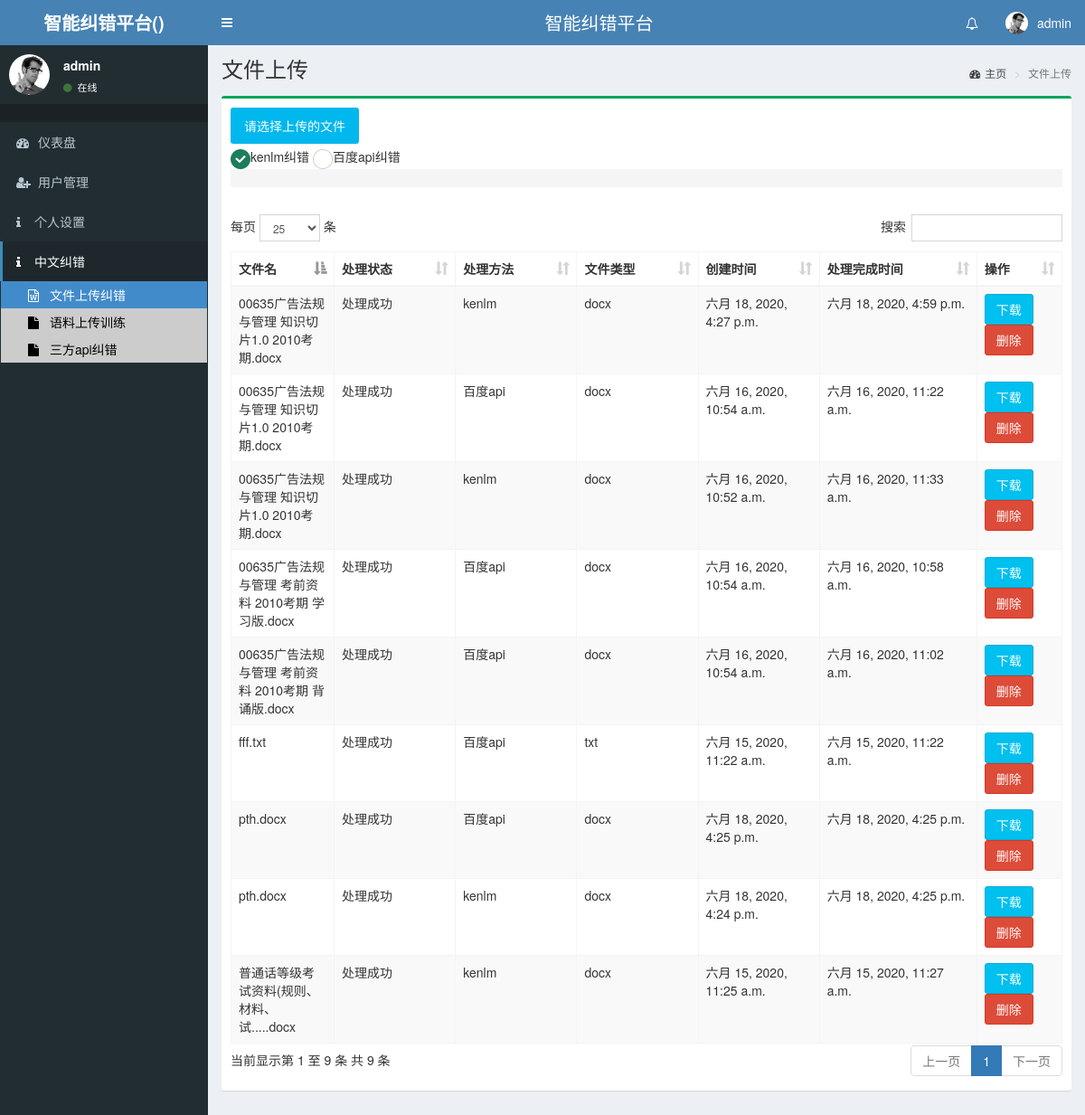
Screenshot of /document/upload_correction/ (signed in) with the database file from the repository.
### users/models.py (models this page shows)
class Users(AbstractUser):
    secret_key = models.CharField(max_length=128, unique=True, null=True, default='')
    qrcode_url = models.CharField(verbose_name="二维码路径", max_length=100, null=True)
    is_binding = models.BooleanField(verbose_name='是否绑定', default=False)

### document/models.py (models this page shows)
class Document(models.Model):
    status_choices = (
        (1, '待处理'),
        (2, '处理失败'),
        (3, '处理成功')
    )
    kind_choices = (
        (1, 'doc'),
        (2, 'docx'),
        (3, 'csv'),
        (4, 'txt'),
        (5, 'text'),
    )
    kind_dic = {
        'doc': 1,
        'docx': 2,
        'csv': 3,
        'txt': 4,
        'text': 5
    }
    method_choices = (
        (1, 'kenlm'),
        (2, '百度api')
    )
    method_dic = {
        'kenlm': 1,
        'baidu': 2
    }
    name = models.CharField(max_length=1024 * 3, verbose_name='文件名')
    user = models.ForeignKey(Users, related_name='documents', null=False, blank=False, on_delete=CASCADE,
                             verbose_name='用户')
    success_url = models.CharField(max_length=1024 * 3, default='', verbose_name='纠错完成文件存储位置')
    status = models.SmallIntegerField(choices=status_choices, default=1, verbose_name='文本处理状态')
    kind = models.SmallIntegerField(choices=kind_choices, default=1, verbose_name='文件类型')
    process_method = models.SmallIntegerField(choices=method_choices, default=1, verbose_name='处理方式')
    ct = models.DateTimeField(auto_now_add=True, verbose_name='上传时间')
    st = models.DateTimeField(null=True, blank=True, default=None, verbose_name='处理完成时间')

### document/views.py (the view, shortened to what this page needs)
# urls.py: path('upload_correction/', upload_correction, name='upload_correction'),
def upload_correction(request):
    if request.method == 'GET':
        files = Document.objects.filter(user=request.user).order_by('-ct')
        return render(request, 'document/file_correction.html', locals())

### templates/document/file_correction.html (shortened to what this page needs)
{% extends 'base.html' %}
{% load staticfiles %}
{% block css %}
    <link rel="stylesheet" href="{% static 'dist/css/dataTables.bootstrap.css' %}">
    <link rel="stylesheet" href="{% static 'dist/css/multi-select.css' %}">
    <link rel="stylesheet" href="{% static 'dist/css/all.css' %}">
    <link rel="stylesheet" href="{% static 'dist/css/webuploader.css' %}">
    <link rel="stylesheet" href="{% static 'dist/css/skins/square/green.css' %}">
{% endblock %}
{% block document %}
    <li class="treeview active">
        <a href="#">
            <i class="fa fa-info"></i><span>中文纠错</span>
        </a>
        <ul class="treeview-menu active" style="background-color:#ccc;padding: 0px;">
            <li>
                <a href="{% url 'document:upload_correction' %}" style="background-color:#428bca;color: #FFFFFF;">
                    <i class="fa fa-file-word-o" style="margin-left: 15px"></i>
                    <span>文件上传纠错</span>
                </a>
            </li>
            <li id="personal_logger">
                <a href="#" style="color:black;">
                    <i class="fa fa-file" style="margin-left: 15px"></i>
                    <span>语料上传训练</span>
                </a>
            </li>
            <li id="personal_logger">
                <a href="#" style="color:black;">
                    <i class="fa fa-file" style="margin-left: 15px"></i>
                    <span>三方api纠错</span>
                </a>
            </li>
        </ul>
    </li>
{% endblock %}
{% block content %}
    <section class="content-header">
        <h1>
            文件上传
        </h1>
        <ol class="breadcrumb">
            <li><a href="{% url 'document:index' %}"><i class="fa fa-dashboard"></i>主页</a></li>
            <li class="active">文件上传</li>
        </ol>
    </section>
    <section class="content">
        <div class="box box-success">
            <div style="margin: 10px">
                <div id="picker">请选择上传的文件</div>
                <div>
                    <input type="radio" name="method" value="kenlm" checked>kenlm纠错
                    <input type="radio" name="method" value="baidu">百度api纠错
                </div>
                <div class="progress">
                </div>
            </div>
            <div class="box-body">
                <table id="report-table" class="table table-bordered table-striped">
                    <thead>
                    <tr>
                        <th>文件名</th>
                        <th>处理状态</th>
                        <th>处理方法</th>
                        <th>文件类型</th>
                        <th>创建时间</th>
                        <th>处理完成时间</th>
                        <th>操作</th>
                    </tr>
                    </thead>
                    <tbody id="tbody">
                    {% for file in files %}
                        <tr>
                            <td>{{ file.name }}</td>
                            <td>{{ file.get_status_display }}</td>
                            <td>{{ file.get_process_method_display }}</td>
                            <td>{{ file.get_kind_display }}</td>
                            <td>{{ file.ct }}</td>
                            <td>{{ file.st }}</td>
                            <td>
                                {% if file.status == 3 %}
                                    <button class="btn btn-info" onclick="download({{ file.id }})">下载</button>
                                    <button class="btn btn-danger" onclick="del({{ file.id }})">删除
                                    </button>
                                {% else %}
                                    <button class="btn btn-danger" onclick="del({{ file.id }})">删除</button>
                                {% endif %}
                            </td>
                        </tr>
                    {% endfor %}
                    </tbody>
                </table>
            </div>
        </div>
    </section>
{% endblock %}

### templates/base.html (shortened to what this page needs)
{% load staticfiles %}
<!DOCTYPE html>
<html>
<head>
    <link rel="stylesheet" href="{% static 'dist/css/bootstrap.min.css' %}">
    <link rel="stylesheet" href="{% static 'dist/css/font-awesome.min.css' %}">
    <link rel="stylesheet" href="{% static 'dist/css/AdminLTE.css' %}">
    <link rel="stylesheet" href="{% static 'dist/css/skins/_all-skins.min.css' %}">
    <link rel="stylesheet" href="{% static 'dist/css/ionicons.min.css' %}">
    <link rel="stylesheet" href="{% static 'dist/css/toastr.min.css' %}">
    <link rel="stylesheet" href="{% static 'dist/css/spin.css' %}">
    {% block css %}{% endblock %}
</head>
<body class="hold-transition skin-blue sidebar-mini">
<div class="wrapper">
    <header class="main-header">
        <a href="#" class="logo" style="background-color:steelblue">
            <span class="logo-lg"><b>智能纠错平台({{ request.VERSION }})</b></span>
        </a>
        <div class="navbar navbar-static-top" style="text-align:center; color:white;background-color:steelblue;">
            <a href="#" class="sidebar-toggle" data-toggle="offcanvas" role="button">
            </a>
            <div style="font-size: 20px; display:inline-block; position: relative; margin-top: 11px">智能纠错平台</div>
            <div class="navbar-custom-menu">
                <ul class="nav navbar-nav">
                    <li class="dropdown notifications-menu">
                        <a href="#" class="dropdown-toggle" data-toggle="dropdown">
                            <i class="fa fa-bell-o"></i>
                        </a>
                    </li>
                    <li class="dropdown user user-menu">
                        <a href="#" class="dropdown-toggle" data-toggle="dropdown">
                            <img src="{% static 'dist/img/user2-160x160.jpg' %}" class="user-image" alt="User Image">
                            <span class="hidden-xs">{{ request.user.username }}</span>
                        </a>
                    </li>
                </ul>
            </div>
        </div>
    </header>
    <aside class="main-sidebar" style="overflow-x:hidden;overflow-y:scroll;height: 600px;">
        <section class="sidebar">
            <div class="user-panel">
                <div class="pull-left image">
                    <img src="{% static 'dist/img/user2-160x160.jpg' %}" class="img-circle" alt="User Image">
                </div>
                <div class="pull-left info">
                    <p>{{ request.user.username }}</p>
                    <a href="#"><i class="fa fa-circle text-success"></i> 在线 </a>
                </div>
            </div>
            <ul class="sidebar-menu">
                <li class="header" style="color:red;"></li>
                {% block edit_dashboardv2 %}
                    <li class="treeview">
                        <a href="#">
                            <i class="fa fa-dashboard"></i>
                            <span>仪表盘</span>
                        </a>
                    </li>
                {% endblock %}
                {% block edit_usermanager %}
                    <li class="treeview">
                        <a href="#">
                            <i class="fa fa-user-plus"></i>
                            <span>用户管理</span>
                        </a>
                    </li>
                {% endblock %}
                {% block edit_userinfo %}
                    <li class="treeview">
                        <a href="#">
                            <i class="fa fa-info"></i><span>个人设置</span>
                        </a>
                    </li>
                {% endblock %}
                {% block document %}{% endblock %}
            </ul>
        </section>
    </aside>
    <div class="content-wrapper" style="height: 1100px;overflow-y: scroll;" id="loading">
        {% block content %}{% endblock %}
    </div>
</div>
</body>
</html>

### rows the page displays
Users: user.username "admin"
Document: name "00635广告法规与管理 知识切片1.0 2010考期.docx", status "处理成功", process_method "kenlm", kind "docx", ct "六月 18, 2020, 4:27 p.m.", st "六月 18, 2020, 4:59 p.m."
Document: name "pth.docx", status "处理成功", process_method "百度api", kind "docx", ct "六月 18, 2020, 4:25 p.m.", st "六月 18, 2020, 4:25 p.m."
Document: name "pth.docx", status "处理成功", process_method "kenlm", kind "docx", ct "六月 18, 2020, 4:24 p.m.", st "六月 18, 2020, 4:25 p.m."
Document: name "00635广告法规与管理 知识切片1.0 2010考期.docx", status "处理成功", process_method "百度api", kind "docx", ct "六月 16, 2020, 10:54 a.m.", st "六月 16, 2020, 11:22 a.m."
Document: name "00635广告法规与管理 考前资料 2010考期 背诵版.docx", status "处理成功", process_method "百度api", kind "docx", ct "六月 16, 2020, 10:54 a.m.", st "六月 16, 2020, 11:02 a.m."
Document: name "00635广告法规与管理 考前资料 2010考期 学习版.docx", status "处理成功", process_method "百度api", kind "docx", ct "六月 16, 2020, 10:54 a.m.", st "六月 16, 2020, 10:58 a.m."
Document: name "00635广告法规与管理 知识切片1.0 2010考期.docx", status "处理成功", process_method "kenlm", kind "docx", ct "六月 16, 2020, 10:52 a.m.", st "六月 16, 2020, 11:33 a.m."
Document: name "普通话等级考试资料(规则、材料、试.....docx", status "处理成功", process_method "kenlm", kind "docx", ct "六月 15, 2020, 11:25 a.m.", st "六月 15, 2020, 11:27 a.m."
Document: name "fff.txt", status "处理成功", process_method "百度api", kind "txt", ct "六月 15, 2020, 11:22 a.m.", st "六月 15, 2020, 11:22 a.m."
